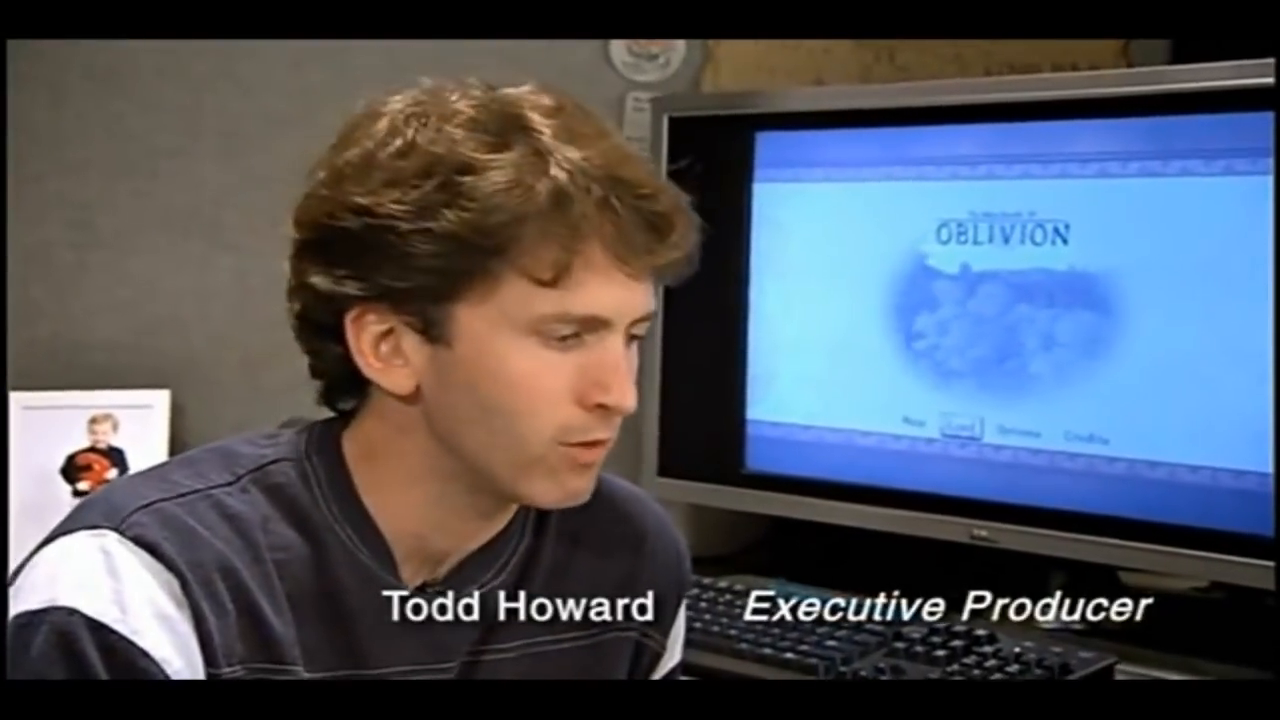
#> input picture frame 68 of Chess club.mp4, 1280 x 720 px
$ jupyter execute --allow-errors video_transfer.ipynb   (shell and % lines are left out)
#> lines starting #> are read from the running program, lines starting #| are printed output that depends on the picture
[cell 1]
from google.colab import drive
#> (the rest of this cell did not finish here and is left out)

[cell 2]
%cd /content/drive/MyDrive

[cell 3]
import cv2
import numpy as np
import os
from PIL import Image, ImageEnhance

# Input and Output path:
input = '/content/drive/MyDrive/Video Transfer/Chess club.mp4'
output = '/content/drive/MyDrive/Video Transfer/Frames/'
HEIGHT = 256
WIDTH = 256

# Playing video from file:
cap = cv2.VideoCapture(input)

try:
    if not os.path.exists('data'):
        os.makedirs('data')
except OSError:
    print ('Error: Creating directory of data')

currentFrame = 0
while(True):
    # Capture frame-by-frame
    ret, frame = cap.read()
#> frame is the input picture: shape (720, 1280, 3); mean B, G, R 96.2, 85.7, 80.4
    if not ret:
      break

    # Saves image of the current frame in jpg file
    # Crop face
    crop = frame[0:700, 0:700]
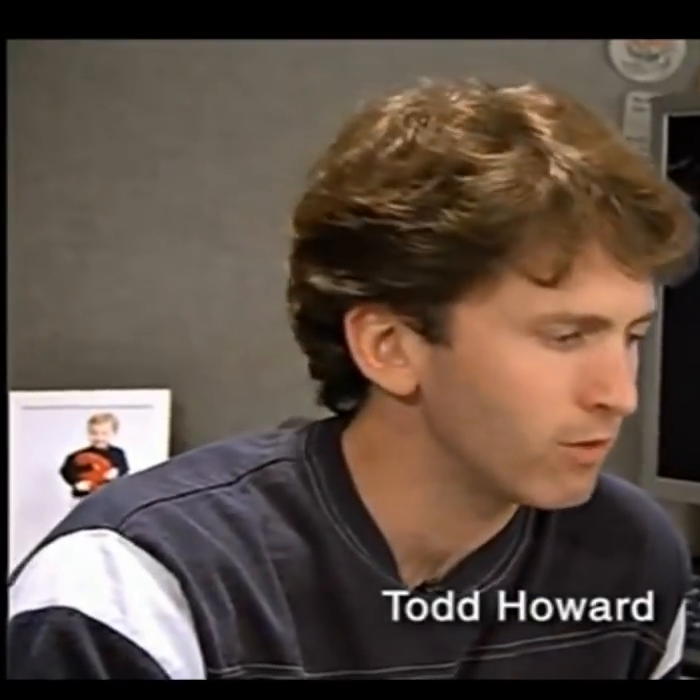
#> crop: shape (700, 700, 3); mean B, G, R 69.3, 78.9, 93.6
    # Resize
    resize = cv2.resize(crop, (HEIGHT, WIDTH))
    # Save
    cv2.imwrite(output + 'frame%d.jpg' % currentFrame, resize)

    print ('Creating...' + output)

    # To stop duplicate images
    currentFrame += 1

# When everything done, release the capture
cap.release()
cv2.destroyAllWindows()


$ run again, starting later in the video
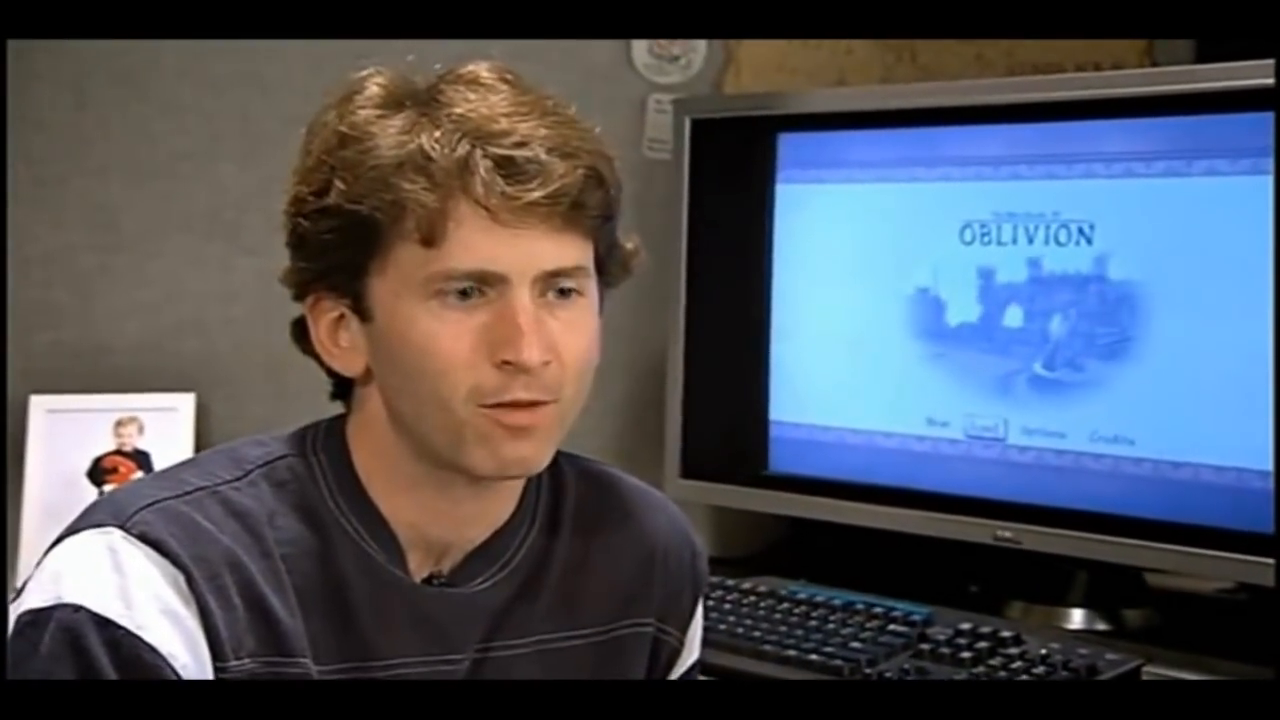
#> input picture frame 307 of Chess club.mp4, 1280 x 720 px
#> frame is the input picture: shape (720, 1280, 3); mean B, G, R 93.7, 83.9, 79.2
#> `crop = frame[0:700, 0:700]`:
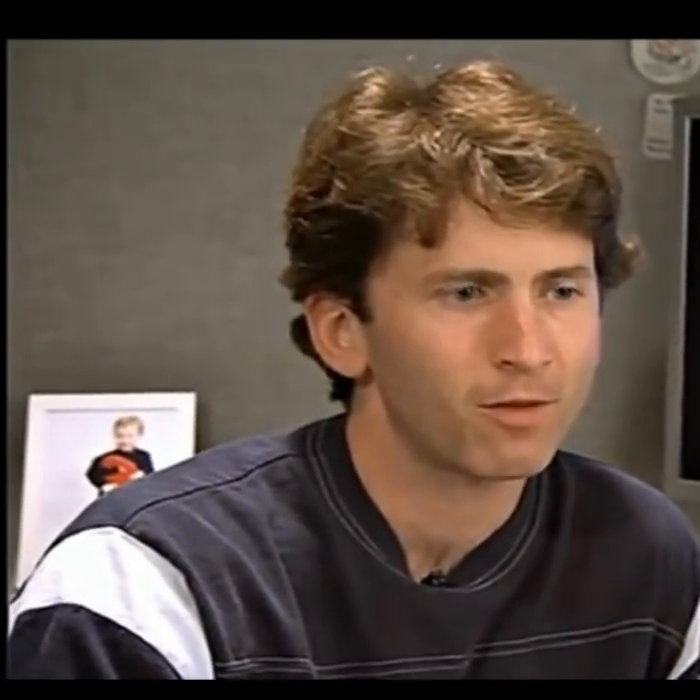
#> crop: shape (700, 700, 3); mean B, G, R 70.6, 79.9, 94.8

$ run again, starting later in the video
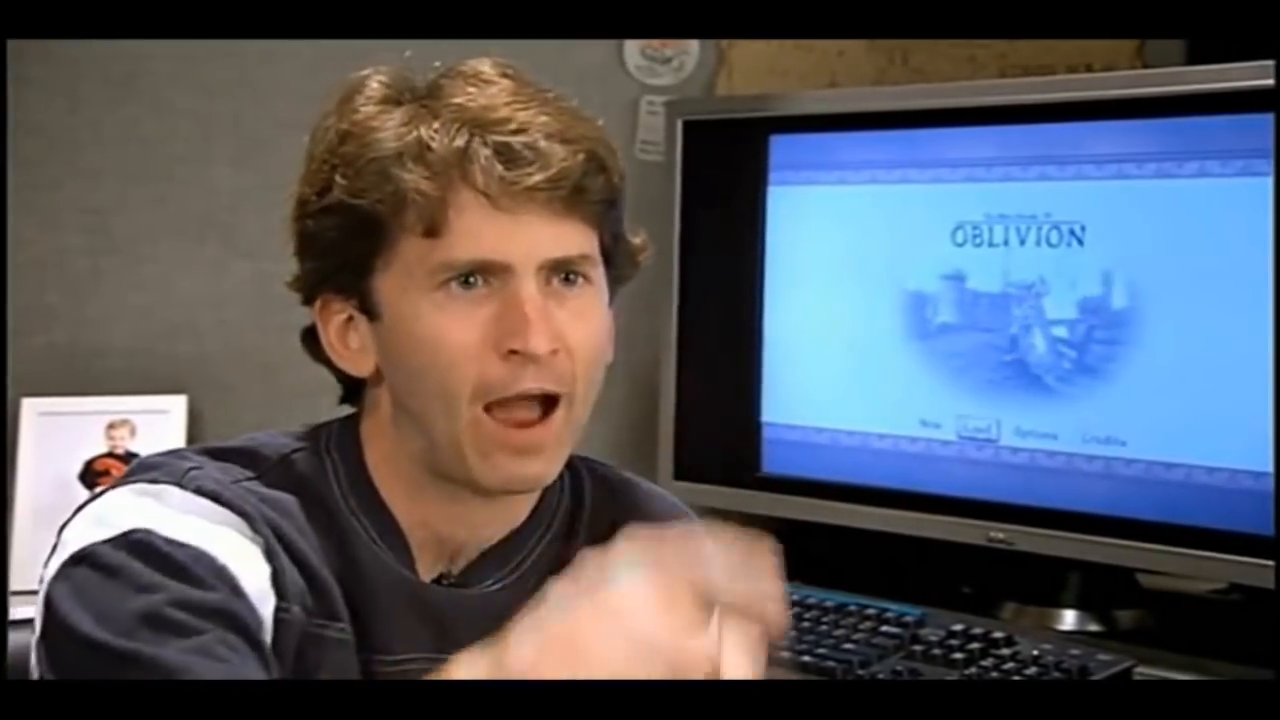
#> input picture frame 547 of Chess club.mp4, 1280 x 720 px
#> frame is the input picture: shape (720, 1280, 3); mean B, G, R 98.3, 89.7, 86.8
#> `crop = frame[0:700, 0:700]`:
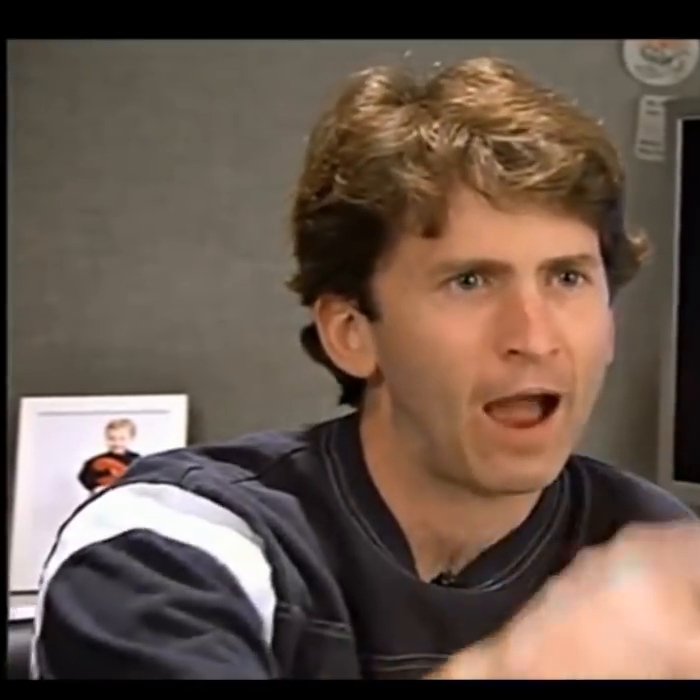
#> crop: shape (700, 700, 3); mean B, G, R 75.3, 86.4, 104.1
